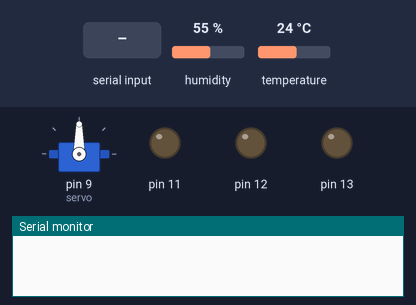
This sketch was run on a simulated Arduino Uno, built with avr-gcc and run on an emulated ATmega328P. Shown: servo, output pins drawn as LEDs (lit = HIGH), the last lines printed to the serial monitor. The test bench sets the inputs (shaded band); at power-on: humidity 55 %, temperature 24 °C.

Above: at 1.2 s.
1.3 s: "2" received over Serial
At 2.1 s:
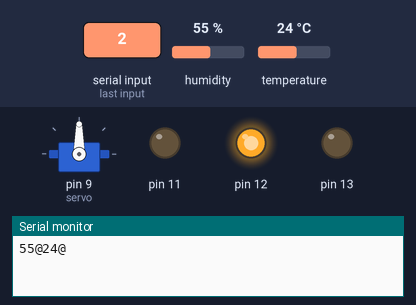
2.8 s: "3" received over Serial
At 3.6 s:
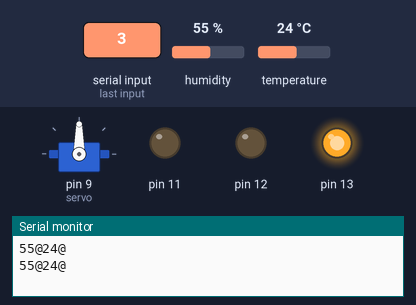
4.3 s: "4" received over Serial
At 5.5 s:
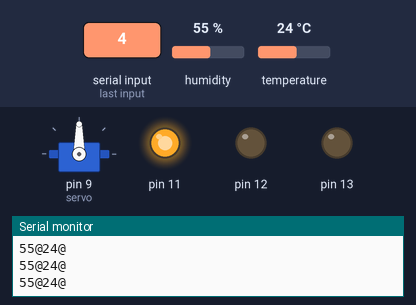
5.8 s: "90,45\n" received over Serial
At 7.5 s:
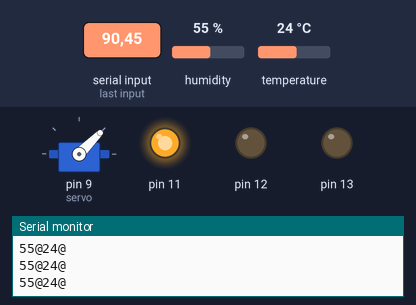
7.8 s: "5" received over Serial
At 8.6 s:
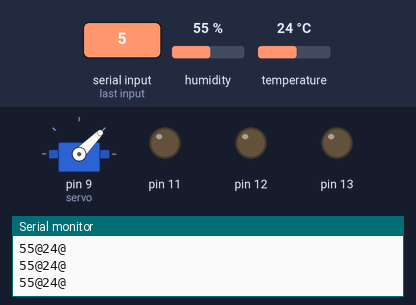
9.3 s: "30,150\n" received over Serial
At 11.0 s:
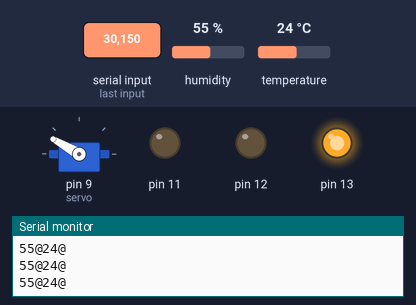
Timing chart, 0 to 12.3 s (numbered marks = the images above; inputs shaded):
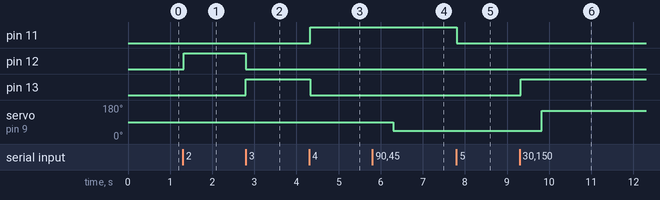

The sketch:

prueba_led_temp_servo.ino
```cpp
///INCLUIMOS LIBRERIAS NECESARIAS
#include <DHT.h>
#include <DHT_U.h>
#include <Servo.h>

///DEFINICIONES
#define DHTPIN 7     // Indicamos el pin donde conectaremos la patilla data de nuestro sensor
#define DHTTYPE DHT11   // Seleccionamos el tipo de sensor DHT 11

DHT dht11(DHTPIN, DHTTYPE);  // indicamos en que pin esta conectado el data, y el tipo de sensor
Servo servo; //Creamos un objeto Servo de nombre... servo

// Conecta el pin 1 del sensor a +5V
// Conecta el pin 2 del sensor al pin que 7 para DHTPIN
// Conecta el pin 3 del sensor a GROUND

///VARIABLES A UTILIZAR

String sResultado, sEspacios;
int iContador;
int iTamanoCadena = 4;
int val = 0; //Variable de entrada del Serial
int pin=4;

void setup(){
  Serial.begin(9600);
  // Iniciamos los pines de luces
  pinMode(13,OUTPUT);
  pinMode(12,OUTPUT);
  pinMode(11,OUTPUT);
  pinMode(7,INPUT);
  dht11.begin();//Iniciamos el sensor de temperatura
  servo.attach(9); //Conectamos el servo al pin digital 9
}
void loop(){
  if(Serial.available()!=0){
      int iHumedad = dht11.readHumidity();  //Guarda la lectura de la humedad
      int iTemperatura = dht11.readTemperature();  //Guarda la lectura de la temperatura

       // Comprobamos si lo que devuelve el sensor es valido, si no son numeros algo esta fallando
      if (isnan(iHumedad) || isnan(iTemperatura)){ // funcion que comprueba si son numeros las variables indicadas
          Serial.println("Fallo al leer del sensor DHT 11"); //Mostramos mensaje de fallo si no son numeros
          }
      else {
      // añadimos la humedad y la temperatura, añadiendo al final de cada uno el caracter "|"
          sResultado = String(iHumedad) + "@" + String(iTemperatura) + "@";
          sEspacios = "";
      // Calculamos cuantos espacios tenemos que crear
      // Le restamos 3 que es el tamaño del campo final
      if (sResultado.length() < (iTamanoCadena - 3)) {
      // Creamos la cadena
         for (iContador = 0; iContador < ((iTamanoCadena - 3) - sResultado.length()); iContador ++){
      // le añadimos el caracter que queramos, no vale para nada
         sEspacios += "X";
       }
      }
      // Añadimos el campo de fin de registro
      //   sResultado = sResultado + sEspacios + "|f|";
      // lo enviamos al puerto serie
         Serial.println(sResultado);
      }
      // y esperamos 1 segundo para volver a leer los datos del sensor.
      //delay(1000);
      switch(Serial.read()){
///////
      case '2':digitalWrite(13,LOW), digitalWrite(12,HIGH),digitalWrite(11,LOW);
              break;
      case '3':digitalWrite(13,HIGH), digitalWrite(12,LOW),digitalWrite(11,LOW);
              break;
      case '4':digitalWrite(13,LOW), digitalWrite(12,LOW),digitalWrite(11,HIGH);
              break;
      case '5':digitalWrite(13,LOW), digitalWrite(12,LOW),digitalWrite(11,LOW);
              break;
      }
     if(Serial.available() > 0) //Detecta si hay alguna entrada por serial
   {
      val = Serial.parseInt();
      if(val != 0)
      {

         servo.write(val); //Mueve el servo a la posición entrada (excepto si es 0)
      }
   }
   delay(500);
  }
}
```

Measured:
- after the input at 1.3 s, pin 12: LOW → HIGH at once
- after the input at 2.8 s, pin 12: HIGH → LOW at once; pin 13: LOW → HIGH at once
- after the input at 4.3 s, pin 11: LOW → HIGH at once; pin 13: HIGH → LOW at once
- after the input at 5.8 s, servo on pin 9 (servo): 90° → 45° after 0.50 s
- after the input at 7.8 s, pin 11: HIGH → LOW at once
- after the input at 9.3 s, pin 13: LOW → HIGH at once; servo on pin 9 (servo): 45° → 150° after 0.53 s
